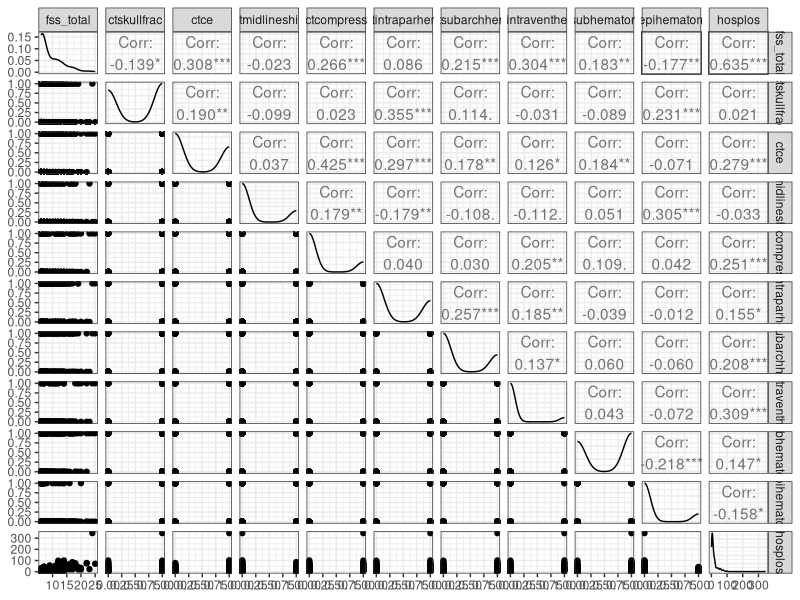

The R script that drew this image:
## ---- chunk 1

library(tidyverse)
library(GGally)

   hackathon_fss_data <- read.csv(file = here::here("csvs/training.csv"))
   
  # Define the primary outcome -- do not edit this.  If you need the outcome in
  # a different format, e.g., integer or logical, create an additional
  # data.frame element in user defined code section below.
  hackathon_fss_data$fss_total <-
    Reduce(function(x, y) {x + y},
           x = hackathon_fss_data[grep("^fss", names(hackathon_fss_data))])

  # subset to known FSS values
  hackathon_fss_data <-
    subset(hackathon_fss_data, hospdisposition != "Mortality")
  hackathon_fss_data <-
    subset(hackathon_fss_data, !is.na(fss_total))
  
  
knitr::opts_chunk$set(echo = FALSE)
## ---- chunk 2
  # User Defined data preperation code starts here

  # deal with a possible missing value in icpyn1
  if (any(hackathon_fss_data$icpyn1)) {

    # if all information about type of monitor is missing then mark icpyn1 as 0
    flags <-
      as.integer(!(
                     hackathon_fss_data$icptype1 == "" | is.na(hackathon_fss_data$icptype1) &
                     hackathon_fss_data$icptype2 == "" | is.na(hackathon_fss_data$icptype2) &
                     hackathon_fss_data$icptype3 == "" | is.na(hackathon_fss_data$icptype3) 
                  ))

    idx <- which(is.na(hackathon_fss_data$icpyn1))
    hackathon_fss_data$icpyn1[idx] <- flags[idx]
  }

  # User Defined Code ends here
  ##############################################################################

  hackathon_fss_data

## ---- chunk 3
skimr::skim(hackathon_fss_data)

## ---- chunk 4

hackathon_fss_data %>%
  select(fss_total, 
         #age, female, icpyn1
         #injurytoadmit:gcsed,
         ctskullfrac:ctepihematoma,
         hosplos
         ) %>%
  ggpairs() + 
  theme_bw()


